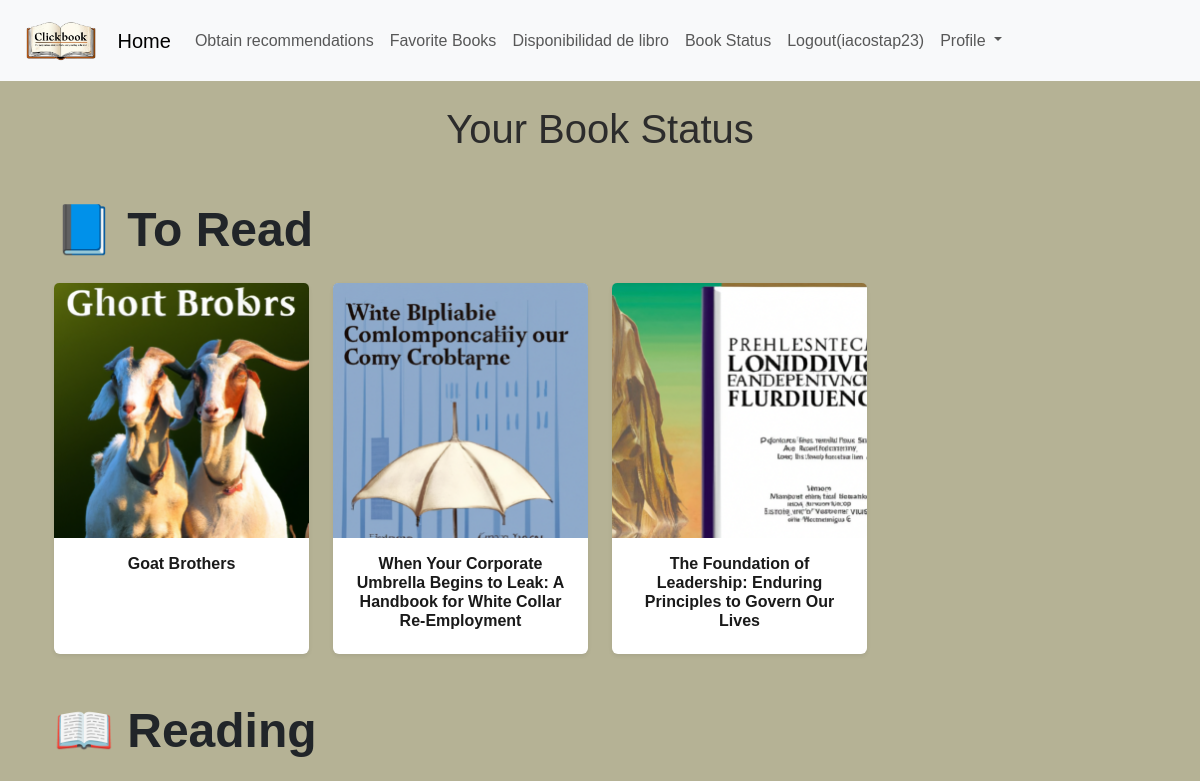
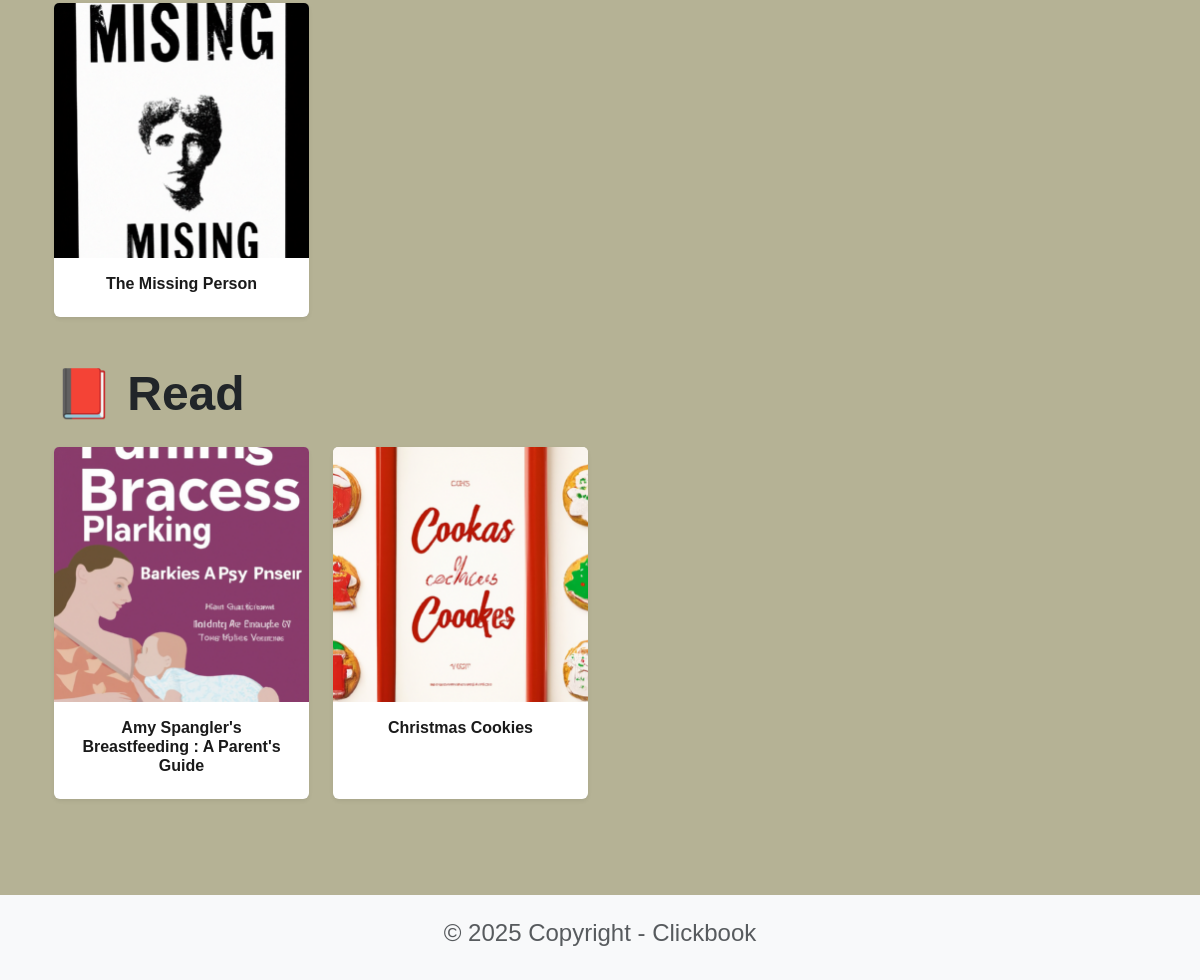
Screenshot of /book/book-status/ (signed in) with the database file from the repository (2 pictures, top to bottom).
### book/models.py (models this page shows, shortened)
class Book(models.Model):
    title = models.CharField(max_length=100)
    author = models.CharField(max_length=100)
    image = models.ImageField(upload_to='book_images/', default='book_images/default_nia.jpg', blank=True, null=True)
    genre = models.CharField(max_length=255, null=True, blank=True)
    synopsis = models.TextField(blank=True, null=True)
    url = models.URLField(null=True, blank=True)
    emb = models.BinaryField(default=get_default_array())

### book/views.py (the view)
# urls.py: path('book-status/', book_status_list, name='book_status_list'),
@login_required
def book_status_list(request):
    statuses = BookStatus.objects.filter(user=request.user).select_related('book')
    books_by_status = {
        'to_read': [],
        'reading': [],
        'read': [],
    }
    for bs in statuses:
        books_by_status[bs.status].append(bs.book)
    return render(request, 'book_status_list.html', {
        'books_by_status': books_by_status
    })

### book/templates/book_status_list.html
{% extends 'base.html' %}
{% load static %}
{% block content %}
{% load i18n %}
<div class="container py-4">
    <h1 class="mb-5 text-center">{%trans "Your Book Status" %}</h1>
    {% for status, books in books_by_status.items %}
        <div class="my-5">
            <h2 class="section-title display-5 fw-bold text-dark mb-4">
                {% if status == 'to_read' %}
                    {%trans "📘 To Read" %}
                {% elif status == 'reading' %}
                    {%trans "📖 Reading" %}
                {% elif status == 'read' %}
                    {%trans "📕 Read" %}
                {% endif %}
            </h2>
            {% if books %}
                <div class="row row-cols-1 row-cols-sm-2 row-cols-md-3 row-cols-lg-4 g-4">
                    {% for book in books %}
                    <div class="col">
                        <div class="card h-100 shadow-sm border-0">
                            {% if book.image and book.image.url %}
                                <img src="{{ book.image.url }}" class="card-img-top" alt="{{ book.title }}">
                            {% else %}
                                <img src="{% static 'book_images/default_nia.jpg' %}" class="card-img-top" alt="{{ book.title }}">
                            {% endif %}
                            <div class="card-body text-center">
                                <h6 class="card-title fw-semibold">{{ book.title }}</h6>
                            </div>
                        </div>
                    </div>
                    {% endfor %}
                </div>
            {% else %}
                <p class="text-muted">{%trans "There are not books for this section" %}</p>
            {% endif %}
        </div>
    {% endfor %}
</div>
{% endblock %}

### Clickbook/templates/base.html (shortened to what this page needs)
{% load i18n %}
<head>
  {% load static %}
  <link href="https://cdn.jsdelivr.net/npm/bootstrap@5.3.3/dist/css/bootstrap.min.css"
        rel="stylesheet"
>
  <link rel="stylesheet" href="{% static 'css/styles.css' %}">
</head>
<body>
  <nav class="navbar navbar-expand-lg bg-body-tertiary">
    <div class="container-fluid">
      <a class="navbar-brand d-flex align-items-center me-3" href="{% url 'home' %}">
        <img src="{% static 'images/ClickBook_.png' %}"
             alt="ClickBook Logo"
             style="height: 55px;"
             class="me-2" />
        <span>{%trans "Home" %}</span>
      </a>
      <div class="collapse navbar-collapse" id="navbarNavAltMarkup">
        <div class="navbar-nav d-flex align-items-center">
          <a class="nav-link" href="{% url 'survey' %}">{%trans "Obtain recommendations" %}</a>
          <a class="nav-link" href="{% url 'favorite_books' %}">{%trans "Favorite Books" %}</a>
          <a class="nav-link" href="{% url 'book_search' %}">{%trans "Disponibilidad de libro" %}</a>
          {% if user.is_authenticated %}
            <a class="nav-link" href="{% url 'book_status_list' %}">{%trans "Book Status" %}</a>
            <a class="nav-link" href="{% url 'logoutaccount' %}">{%trans "Logout" %}({{ user.username }})</a>
            <div class="nav-item dropdown">
              <a class="nav-link dropdown-toggle" href="#" id="navbarDropdown" role="button"
                 data-bs-toggle="dropdown" aria-expanded="false">
                {%trans "Profile" %}
              </a>
            </div>
          {% else %}
            <a class="nav-link" href="{% url 'loginaccount' %}">{%trans "Login" %}</a>
            <a class="nav-link" href="{% url 'signupaccount' %}">{%trans "Sign Up" %}</a>
          {% endif %}
        </div>
      </div>
    </div>
  </nav>
  <div class="container">
    {% block content %}
    {% endblock content %}
  </div>
  <footer class="text-center text-lg-start bg-light text-muted mt-4">
    <div class="container">
      <div class="row">
        <div class="text-center p-4">
          <h4>© 2025 Copyright - Clickbook</h4>
        </div>
      </div>
    </div>
  </footer>
</body>

### Clickbook/static/css/styles.css (style rules this page uses)
body { background: linear-gradient(to bottom, #B5B295, #B5B295); color: #2C2C2C; font-family: Arial, sans-serif; }
.form-label, .card-title, .card-text { color: #1A1A1A; }
.card { border: none; box-shadow: 3px 3px 10px rgba(0, 0, 0, 0.1); }

### rows the page displays
Book: shows a picture, title "Goat Brothers"
Book: shows a picture, title "When Your Corporate Umbrella Begins to Leak: A Handbook for White Collar Re-Employment"
Book: shows a picture, title "The Foundation of Leadership: Enduring Principles to Govern Our Lives"
Book: image (picture), title "The Missing Person"
Book: shows a picture, title "Amy Spangler's Breastfeeding : A Parent's Guide"
Book: shows a picture, title "Christmas Cookies"

### other values shown
{{ user.username }} "iacostap23"
